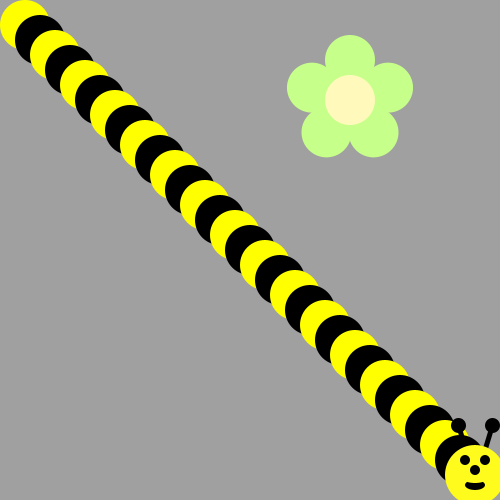
Frame 1 (no input)
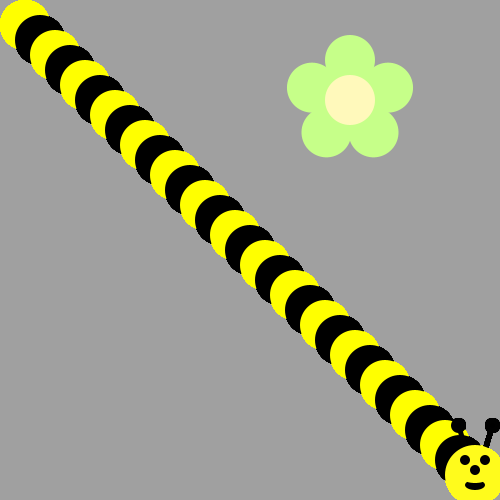
Frame 60 (the mouse pressed at the canvas centre just before this capture)
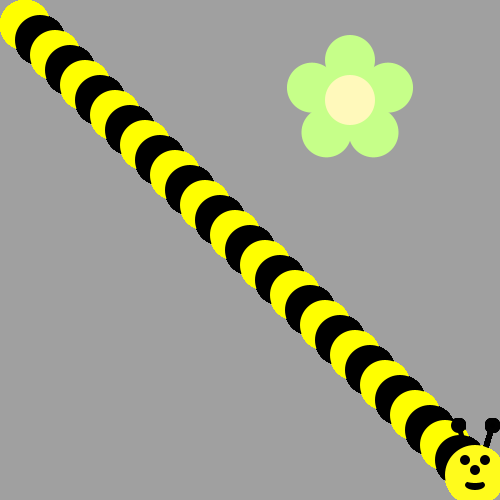
Frame 120 (the mouse held since frame 60 and released just before this capture)

The Processing sketch that drew these frames (run headless with seeded random() and noise(); from frame 60 on, the mouse is pressed at the canvas centre):

// Processing sketch: bumble_bee
// ── bumble_bee.pde

void setup() {
     ellipseMode(CENTER);
     size(500, 500);
     background(160, 160, 160);
     drawFlower(350, 100);
}

void draw() {
  
// First run the program and you should see a flower.  
  
  
/* Then, use a loop to make a body for the Bee! 
(see the image on the recipe, it's a diagonal line of circles)
Use remainder to make the colors alternate between yellow and black
*/
int x = 25;
int y = 25;

for(int z=0;z<30;z++) {
  if (z%2 == 1) {
    fill(#000000);
  }
  else {
    fill(#FFFF00);
  }
  ellipse(x,y,50,50);
  x+=15;
  y+=15;
}


/*
Now put his head on using drawBeeFace(x,y)
*/
drawBeeFace(x,y);
}


/**************   Use these methods but  DON'T CHANGE THE CODE BELOW  **************/

void drawFlower(int x, int y) {
     noStroke();
     translate(x, y);
     // draw 5 petals, rotating after each one
     fill(#c6ff89);      // green
      for (int i = 0; i < 5; i++) {
           ellipse(0, -40, 50, 50);
          rotate(radians(72));
     }
     fill(#fff9bb); // light yellow
     ellipse(0, 0, 50, 50);
} 
void drawBeeFace(int BeeFaceX, int BeeFaceY) {
     noStroke();
     fill(0, 0, 0);
     stroke(1);
     strokeWeight(5);
     line(BeeFaceX-10, BeeFaceY-27, BeeFaceX-17, BeeFaceY-50);
     line(BeeFaceX+10, BeeFaceY-27, BeeFaceX+17, BeeFaceY-50);
     ellipse(BeeFaceX-17, BeeFaceY-50, 10, 10);
     ellipse(BeeFaceX+17, BeeFaceY-50, 10, 10);
     noStroke();
     fill(255, 251, 28);
     ellipse(BeeFaceX, BeeFaceY, 60, 60); // face
     fill(255, 237, 209);
     fill(0,0,0);
      ellipse(BeeFaceX-10, BeeFaceY-15, 10, 10); // eyes
     ellipse(BeeFaceX+10, BeeFaceY-15, 10, 10);
      ellipse(BeeFaceX, BeeFaceY-5, 10, 10); // nose
      ellipse(BeeFaceX, BeeFaceY+10, 20, 10);// mouth
     fill(255, 251, 28);
     ellipse(BeeFaceX, BeeFaceY+5, 20, 6);
}
